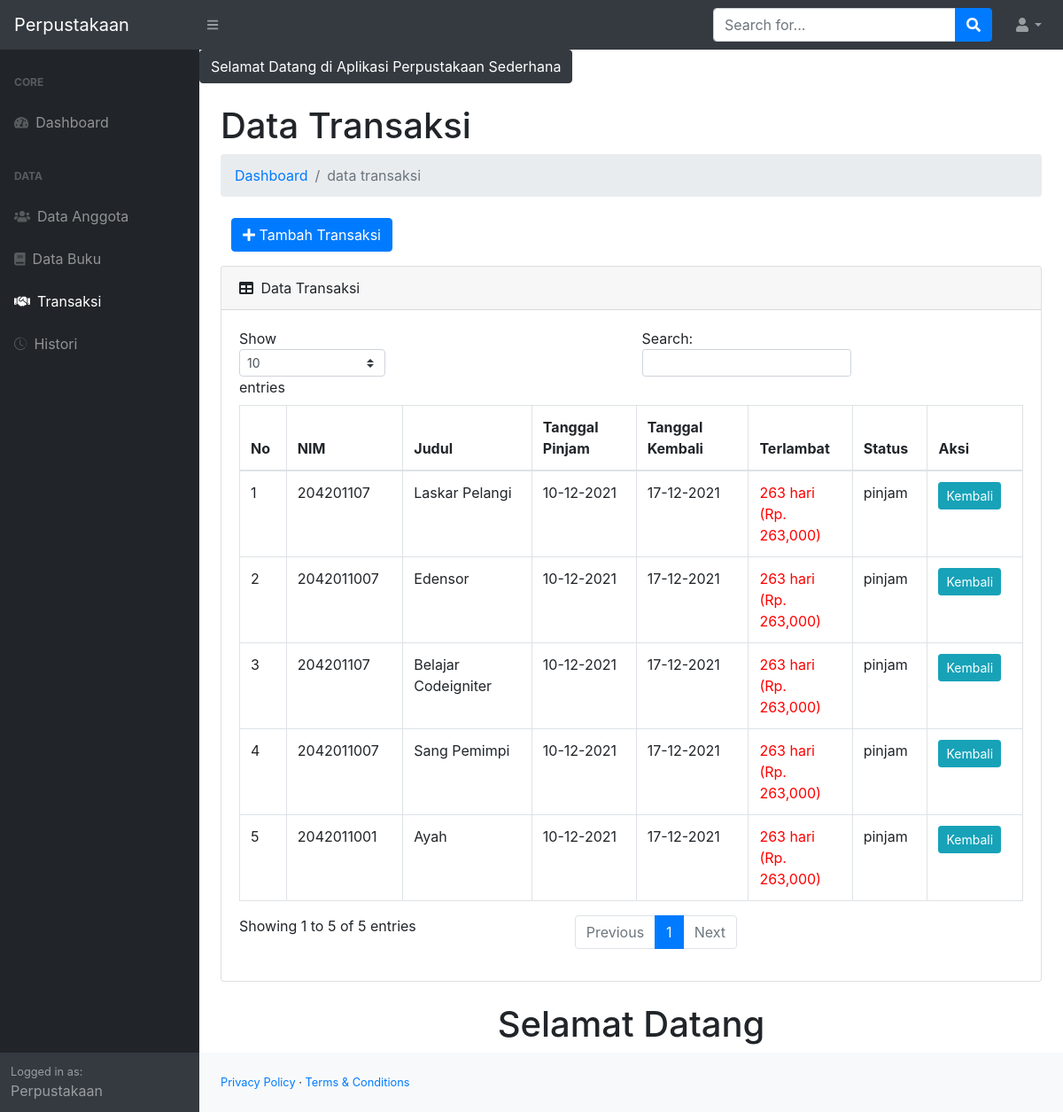
Page /pro/admin/index.php?p=transaksi (signed in) on the committed database.
### tables this page shows
CREATE TABLE `tb_transaksi` (
  `id_transaksi` int(11) NOT NULL,
  `id_buku` int(11) NOT NULL,
  `nim_transaksi` int(11) NOT NULL,
  `id_anggota` int(11) NOT NULL,
  `tgl_pinjam` varchar(50) NOT NULL,
  `tgl_kembali` varchar(50) NOT NULL,
  `status` varchar(30) NOT NULL
);

CREATE TABLE `tb_anggota` (
  `id_anggota` int(11) NOT NULL,
  `nim` int(12) NOT NULL,
  `nama_anggota` varchar(50) NOT NULL,
  `tempat_lahir` varchar(100) NOT NULL,
  `jk` varchar(5) NOT NULL,
  `prodi` varchar(75) NOT NULL
);

CREATE TABLE `tb_buku` (
  `id_buku` int(11) NOT NULL,
  `judul_buku` varchar(200) NOT NULL,
  `pengarang_buku` varchar(100) NOT NULL,
  `penerbit_buku` varchar(150) NOT NULL,
  `tahun_terbit` varchar(4) NOT NULL,
  `isbn` varchar(25) NOT NULL,
  `jumlah_buku` int(3) NOT NULL,
  `lokasi` enum('Rak 1','Rak 2','Rak 3') NOT NULL,
  `tgl_input` date NOT NULL
);

### pro/admin/config/Database.php (called while the page is built, shortened)
<?php
    class Database{
        public $host = "localhost";
        public $username = "root";
        public $password = "";
        public $nama_db = "perpustakaan";
        public function __construct()
        {
            $this->connect = mysqli_connect($this->host, $this->username, $this->password, $this->nama_db);
        }
    }
?>

### pro/admin/config/Admin.php (called while the page is built, shortened)
<?php
    include "Database.php";
    class Transaksi extends Database
    {
        public function read()
        {
            $data = mysqli_query($this->connect, "SELECT * FROM tb_transaksi INNER JOIN tb_buku ON tb_transaksi.id_buku = tb_buku.id_buku INNER JOIN tb_anggota ON tb_transaksi.id_anggota = tb_anggota.id_anggota WHERE status = 'pinjam' ORDER BY id_transaksi DESC");
            return $data;
        }
}
?>

### pro/admin/page/transaksi/function.php (called while the page is built)
<?php
function terlambat($tgl_dateline, $tgl_kembali) {
	$tgl_dateline  = explode('-', $tgl_dateline);
	$tgl_dateline  = $tgl_dateline [2].'-'.$tgl_dateline [1].'-'.$tgl_dateline [0];
	$tgl_kembali  = explode('-', $tgl_kembali);
	$tgl_kembali  = $tgl_kembali [2].'-'.$tgl_kembali [1].'-'.$tgl_kembali [0];
	$selisih = strtotime($tgl_kembali ) - strtotime($tgl_dateline );
	$selisih = $selisih/86400;
	if ($selisih >= 1) {
		$hasil_tgl = floor($selisih);
	}else{
		$hasil_tgl = 0;
	}
	return $hasil_tgl;
}
?>

### pro/admin/page/transaksi/transaksi.php (the view)
<?php
require_once 'function.php';
?>
<h1 class="mt-4">Data Transaksi</h1>
<ol class="breadcrumb mb-4">
    <li class="breadcrumb-item"><a href="index.php">Dashboard</a></li>
    <li class="breadcrumb-item active">data transaksi</li>
</ol>
<div class="col-md-6">
    <a href="?p=transaksi&aksi=tambah" class="btn btn-primary mb-3"><i class="fa fa-plus"></i> Tambah Transaksi</a>
</div>
<div class="card mb-4">
    <div class="card-header">
        <i class="fas fa-table mr-1"></i>
        Data Transaksi
    </div>
    <div class="card-body">
        <div class="table-responsive">
            <table class="table table-bordered" id="dataTable" width="100%" cellspacing="0">
                <thead>
                    <tr>
                        <th>No</th>
                        <th>NIM</th>
                        <th>Judul</th>
                        <th>Tanggal Pinjam</th>
                        <th>Tanggal Kembali</th>
                        <th>Terlambat</th>
                        <th>Status</th>
                        <th>Aksi</th>
                    </tr>
                </thead>
                <tbody>
                    <?php
                    $no = 1;
                    $data = new Transaksi();
                     ?>
                     <?php foreach($data->read() as $key) :
                    ?>
                    <tr>
                        <td><?= $no++; ?></td>
                        <td><?= $key['nim']; ?></td>
                        <td><?= $key['judul_buku']; ?></td>
                        <td><?= $key['tgl_pinjam']; ?></td>
                        <td><?= $key['tgl_kembali']; ?></td>
                        <td>
                        	<?php
                        	$denda = 1000;
                        	$tgl_dateline = $key['tgl_kembali'];
                        	$tgl_kembali = date('d-m-Y');
                        	$lambat = terlambat($tgl_dateline, $tgl_kembali);
                        	$denda1 = $lambat * $denda;
                        	if($lambat > 0) { ?>
                        		<div style='color:red;'><?= $lambat ?> hari<br> (Rp. <?= number_format($denda1) ?>)</div>
                        	<?php
                        	} else {
                        		echo $lambat . "Hari";
                        	}
                        	?>
                        </td>
                        <td><?= $key['status']; ?></td>
                        <td>
                            <a href="?p=transaksi&aksi=kembali&id_transaksi=<?= $key['id_transaksi']; ?>&judul=<?= $key['judul_buku']; ?>" class="btn btn-info btn-sm">Kembali</a>
                        </td>
                    </tr>
                    <?php endforeach; ?>
                </tbody>
            </table>
        </div>
    </div>
</div>

### rows in the picture
tb_transaksi: id_anggota.nim "204201107", id_buku.judul_buku "Laskar Pelangi", tgl_pinjam "10-12-2021", tgl_kembali "17-12-2021", tgl_kembali "263", tgl_kembali "263,000", status "pinjam"
tb_transaksi: id_anggota.nim "2042011007", id_buku.judul_buku "Edensor", tgl_pinjam "10-12-2021", tgl_kembali "17-12-2021", tgl_kembali "263", tgl_kembali "263,000", status "pinjam"
tb_transaksi: id_anggota.nim "204201107", id_buku.judul_buku "Belajar Codeigniter", tgl_pinjam "10-12-2021", tgl_kembali "17-12-2021", tgl_kembali "263", tgl_kembali "263,000", status "pinjam"
tb_transaksi: id_anggota.nim "2042011007", id_buku.judul_buku "Sang Pemimpi", tgl_pinjam "10-12-2021", tgl_kembali "17-12-2021", tgl_kembali "263", tgl_kembali "263,000", status "pinjam"
tb_transaksi: id_anggota.nim "2042011001", id_buku.judul_buku "Ayah", tgl_pinjam "10-12-2021", tgl_kembali "17-12-2021", tgl_kembali "263", tgl_kembali "263,000", status "pinjam"
